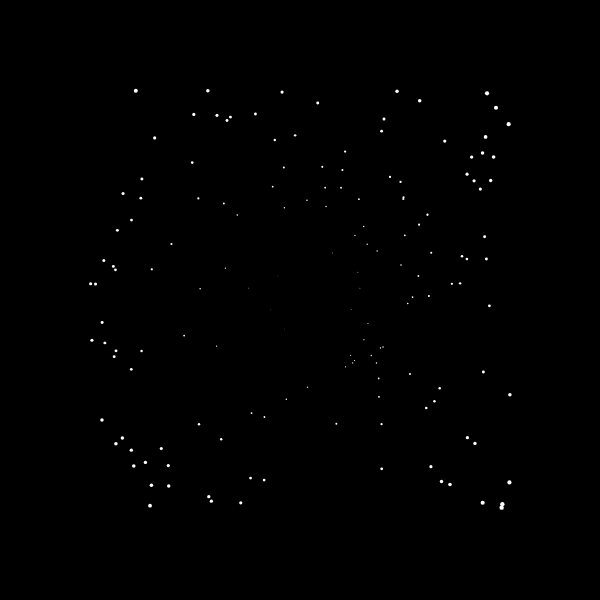
Frame 1 (no input)
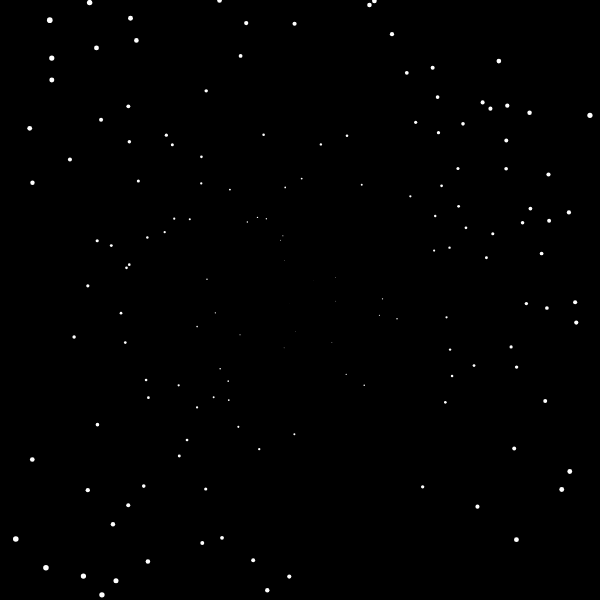
Frame 60 (no input)
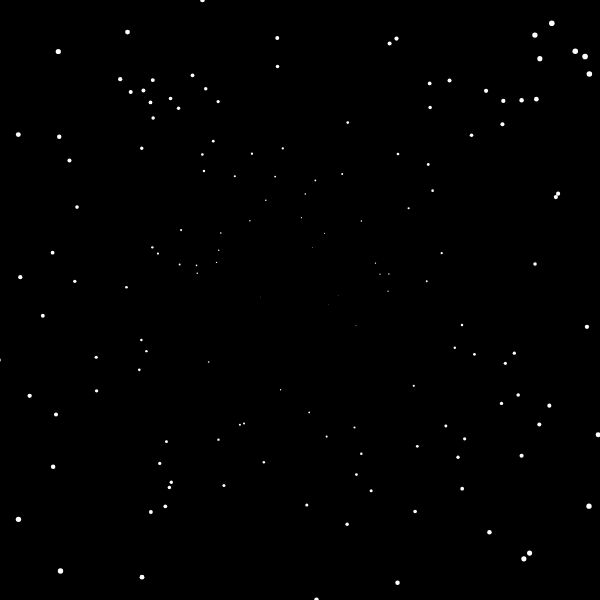
Frame 120 (the mouse pressed at the canvas centre since frame 60)

The p5.js sketch that drew these frames (run headless with seeded random() and noise() and a simulated clock; from frame 60 on, the mouse is pressed at the canvas centre):

// p5.js sketch
// ── sketch.js
var stars = [];
var star;
function setup() {
    createCanvas(600,600);
    background(0);
    for (var i=0; i<150; i++) {
        star = new Star();
        stars.push(star);
        stroke(255);
        strokeWeight(0.5);
    }
}

function draw() {
    background(0);
    for (var i=0; i<stars.length; i++) {
        stars[i].update();
    }  
}
// ── star.js
function Star() {
    this.appear();
}

Star.prototype.update = function() {    
    this.pos.add(this.vec);
    this.vec.mult(1.05);
    strokeWeight(map(mag(this.pos.x-width/2,this.pos.y-height/2),0,200,0,3));
    point(this.pos.x,this.pos.y)
    this.back();
}

Star.prototype.back = function() {
    if (this.pos.x>width || this.pos.x<0 || this.pos.y>height || this.pos.y<0 ) {
        this.appear();
    }
}

Star.prototype.appear = function() {
    this.vec = createVector(random(-10,10),random(-10,10));
    this.pos = createVector(width/2,height/2);
    this.pos.x = this.pos.x+this.vec.x*20;
    this.pos.y = this.pos.y+this.vec.y*20;
    if (this.pos.x)
    this.ox = this.pos.x;
    this.oy = this.pos.y;
}
